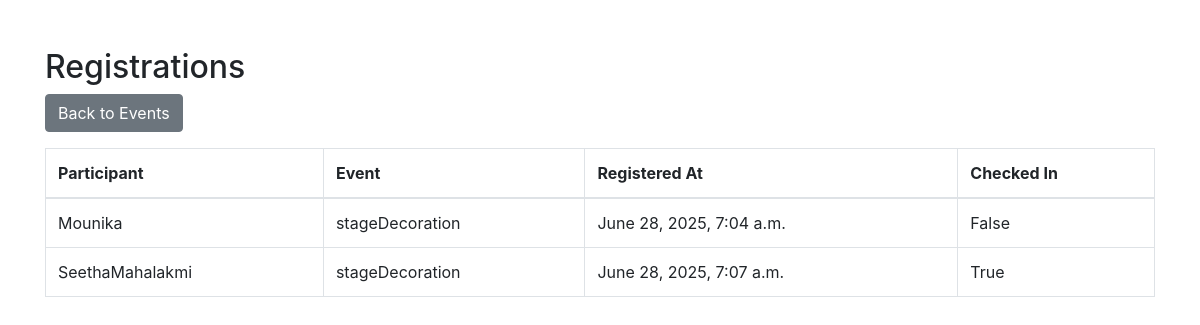
Screenshot of /registrations/ (signed in) with the database file from the repository.
### eventapp/models.py (models this page shows, shortened)
class Registration(models.Model):
    participant = models.ForeignKey(Participant, on_delete=models.CASCADE)
    event = models.ForeignKey(Event, on_delete=models.CASCADE)
    registered_at = models.DateTimeField(default=timezone.now)
    checked_in = models.BooleanField(default=False)
    class Meta:
        unique_together = ('participant', 'event')

class Participant(models.Model):
    name = models.CharField(max_length=100)
    email = models.EmailField()
    phone = models.CharField(max_length=15, blank=True)

class Event(models.Model):
    name = models.CharField(max_length=100)
    description = models.TextField()
    start_time = models.DateTimeField()
    end_time = models.DateTimeField()
    venue = models.ForeignKey(Venue, on_delete=models.CASCADE)
    organizer = models.ForeignKey(Organizer, on_delete=models.CASCADE)
    created_at = models.DateTimeField(default=timezone.now)

### eventapp/views.py (the view)
# urls.py: path('registrations/', views.registration_list, name='registration_list'),
@login_required
def registration_list(request):
    registrations = Registration.objects.select_related('participant', 'event')
    return render(request, 'registration_list.html', {'registrations': registrations})

### eventapp/templates/registration_list.html (shortened to what this page needs)
{% load static %}
<!DOCTYPE html>
<html>
<head>
    <link rel="stylesheet" href="{% static 'bootstrap.min.css' %}">
</head>
<body class="container mt-5">
    <h2>Registrations</h2>
    <a href="{% url 'event_list' %}" class="btn btn-secondary mb-3">Back to Events</a>
    <table class="table table-bordered">
        <thead><tr><th>Participant</th><th>Event</th><th>Registered At</th><th>Checked In</th></tr></thead>
        <tbody>
            {% for reg in registrations %}
            <tr>
                <td>{{ reg.participant.name }}</td>
                <td>{{ reg.event.name }}</td>
                <td>{{ reg.registered_at }}</td>
                <td>{{ reg.checked_in }}</td>
            </tr>
            {% endfor %}
        </tbody>
    </table>
</body>
</html>

### rows the page displays
Registration: participant.name "Mounika", event.name "stageDecoration", registered_at "June 28, 2025, 7:04 a.m.", checked_in "False"
Registration: participant.name "SeethaMahalakmi", event.name "stageDecoration", registered_at "June 28, 2025, 7:07 a.m.", checked_in "True"
